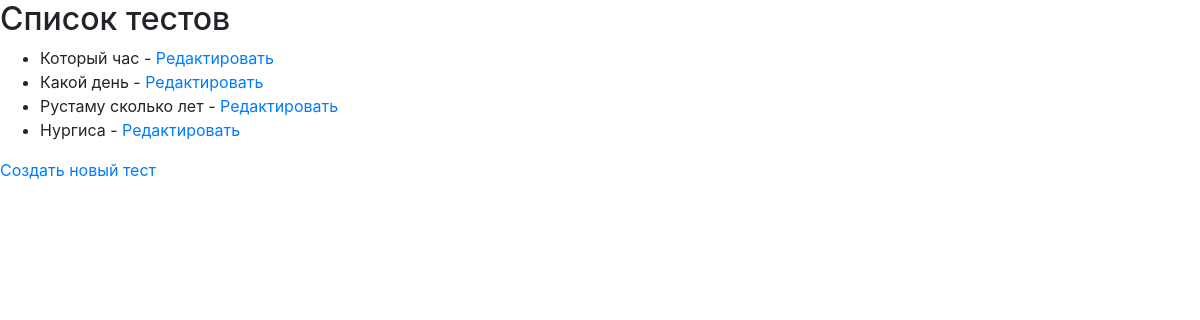
Page /quizzes/ (signed in) on the earlier database version.
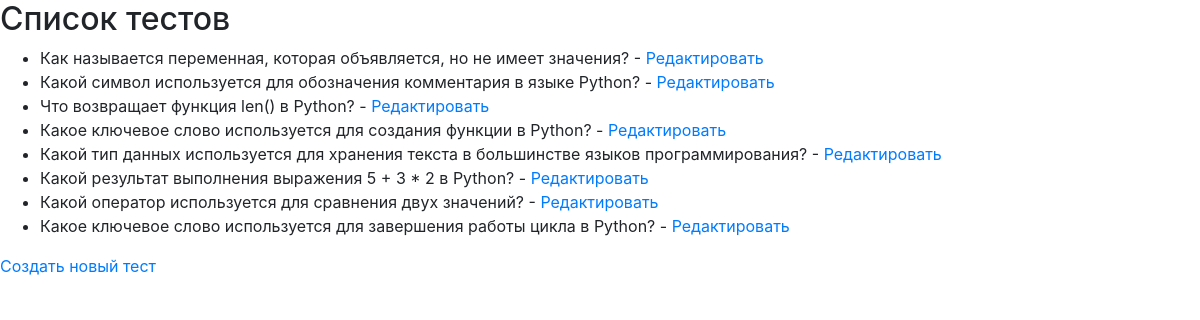
Same page on the later database version.
### courses/models.py (models this page shows, shortened)
class Question(models.Model):
    quiz = models.ForeignKey(Quiz, related_name='questions', on_delete=models.CASCADE)
    text = models.CharField(max_length=255)

### courses/views.py (the view)
# urls.py: path('quizzes/', views.quiz_list, name='quiz_list'),
@login_required
def quiz_list(request):
    quizzes = Question.objects.all()
    return render(request, 'courses/quiz_list.html', {'quizzes': quizzes})

### courses/templates/courses/quiz_list.html
{% load static %}
<link rel="stylesheet" href="https://stackpath.bootstrapcdn.com/bootstrap/4.5.2/css/bootstrap.min.css">
<link rel="stylesheet" href="{% static 'styles.css' %}">
<h2>Список тестов</h2>
<ul>
    {% for quiz in quizzes %}
    <li>{{ quiz.text }} - <a href="{% url 'edit_quiz' quiz.pk %}">Редактировать</a></li>
    {% endfor %}
</ul>
<a href="{% url 'create_quiz' %}">Создать новый тест</a>

Differences in the rows shown:
removed Question: text "Который час"
removed Question: text "Какой день"
removed Question: text "Рустаму сколько лет"
removed Question: text "Нургиса"
added Question: text "Как называется переменная, которая объявляется, но не имеет значения?"
added Question: text "Какой символ используется для обозначения комментария в языке Python?"
added Question: text "Что возвращает функция len() в Python?"
added Question: text "Какое ключевое слово используется для создания функции в Python?"
added Question: text "Какой тип данных используется для хранения текста в большинстве языков программирования?"
added Question: text "Какой результат выполнения выражения 5 + 3 * 2 в Python?"
added Question: text "Какой оператор используется для сравнения двух значений?"
added Question: text "Какое ключевое слово используется для завершения работы цикла в Python?"
